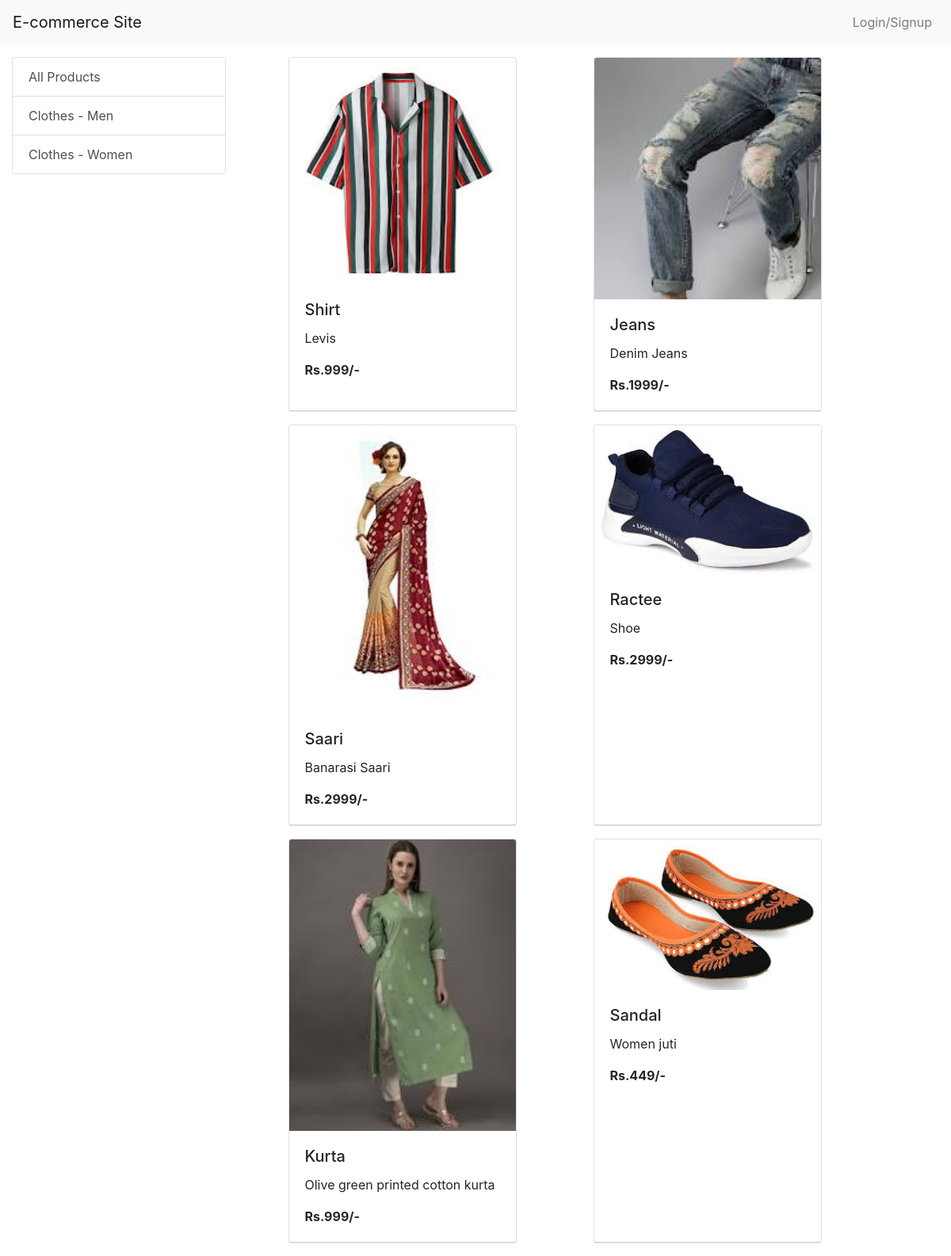
/home/, run on the app's committed database.
### store/models/category.py (models this page shows, shortened)
class Category(models.Model):
    name = models.CharField(max_length=20)
    @staticmethod
    def get_all_categories():
        return Category.objects.all()

### store/models/product.py (models this page shows, shortened)
class Product(models.Model):
    name = models.CharField(max_length=50)
    price = models.IntegerField(default=0)
    category = models.ForeignKey(Category, on_delete=models.CASCADE)
    description = models.CharField(max_length=200, default='')
    image = models.ImageField(upload_to='upload/products_images/')
    @staticmethod
    def get_all_products():
        return Product.objects.all()

### store/views.py (the view)
# urls.py: url('home/', index),
def index(request):
    if request.method == "GET":
        product_list = Product.get_all_products() if not request.GET.get('category') \
            else Product.get_all_products_by_category(request.GET.get('category'))
        content = {
            'productList': product_list,
            'categories': Category.get_all_categories(),
        }
        return render(request, 'orders/index.html', content)
    remove = request.POST.get('remove', 0)
    cart = Customer.remove_product_from_cart(request) if remove else Customer.add_product_to_cart(request)
    request.session['cart'] = cart
    return redirect(index)

### store/templates/orders/index.html (shortened to what this page needs)
{% extends 'base.html' %}
{% block content %}
{% load cart %}
<div class="container-fluid mt-3">
    <div class="row">
        <div class="col-lg-3">
            <div class="list-group">
                <a href="/home/" class="list-group-item
                list-group-item-action ">All Products </a>
                {% for category in categories%}
                <a href="/home/?category={{category.id}}" class="list-group-item
                list-group-item-action ">{{category.name}} </a>
                {% endfor %}
            </div>
        </div>
        <div id="product" class="col-lg-8">
            <div class="row mx-auto">
                {% for item in productList %}
                <div class="card mx-auto mb-3" style="width: 18rem;">
                    <img class="card-img-top" src="{{item.image.url}}" alt="Card image cap">
                    <div class="card-body">
                        <h5 class="card-title">{{item.name|title}}</h5>
                        <p class="card-text">{{item.description}}</p>
                        <p class="card-text"><strong>Rs.{{item.price}}/-</strong></p>
                    </div>
                    <div class="card-footer p-0 no-gutters">
                    </div>
                </div>
                {% endfor %}
            </div>
        </div>
    </div>
</div>
{% endblock %}

### data on the page
Category: name "Clothes - Men"
Category: name "Clothes - Women"
Product: image (picture), name "Shirt", description "Levis", price "999"
Product: image (picture), name "Jeans", description "Denim Jeans", price "1999"
Product: image (picture), name "Saari", description "Banarasi Saari", price "2999"
Product: image (picture), name "Ractee", description "Shoe", price "2999"
Product: image (picture), name "Kurta", description "Olive green printed cotton kurta", price "999"
Product: image (picture), name "Sandal", description "Women juti", price "449"
